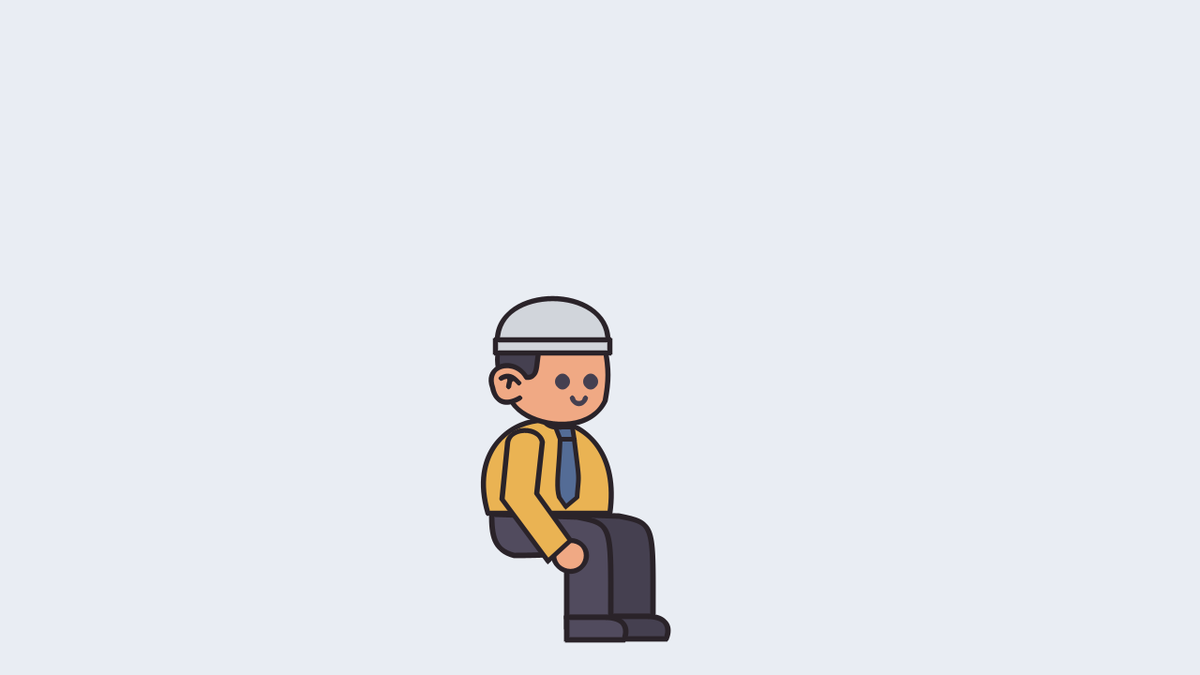
Frame 1 (no input)
Frame 60 (the mouse pressed at the canvas centre just before this capture): identical to frame 1, image omitted
Frame 120 (the mouse held since frame 60 and released just before this capture): identical to frame 1, image omitted

The Processing sketch that drew this single still picture (run headless with seeded random() and noise(); from frame 60 on, the mouse is pressed at the canvas centre):

// Processing sketch: Test
// ── Test.pde
int[] colorPalette = {#2a2329,#454050, #f0a984, #752438, #a8d9fe, #d0dac0, #af908c, #514b5e, #7eb0ce,
                      #deeafa, #56ad7a, #eab353, #233f71, #546c96, #e9edf3, #d1d5db, #83858b}; 
float eyeWidth = 14, eyeHeight = 15;

//Pak Yanto
float headRot_Y = 0, torsoRot_Y = 0, handRotLeft_Y = 0, handRotRight_Y = 0, legRot_Y = 0;

void setup()
{
  size(1280, 720);
  smooth(8);  
  frameRate(60);
  strokeWeight(3.5);
  hint(ENABLE_STROKE_PURE);
  strokeCap(ROUND);
}

void draw()
{
  background(colorPalette[14]);
  drawYanto(0, 60, "sitting");
  filter(ERODE);
}
void drawYanto(float x, float y, String stance)
{
  pushMatrix();
  translate(x, y);

  if (stance.toLowerCase().equals("sitting"))
  {
    drawArmBent(585, 410, -1, 0.9, handRotRight_Y, colorPalette[11], colorPalette[2]);
    drawLegBent(600, 465, -1.1, 1.1, 0, colorPalette[1], colorPalette[5]);
    drawLegBent(555, 466, -1.1, 1.1, 0, colorPalette[7], colorPalette[5]);
  } 
  else if (stance.toLowerCase().equals("standing"))
  {
    drawArmStraight(585, 410, -1, 0.9, handRotLeft_Y, colorPalette[11], colorPalette[2]);
    drawLegStraight(575, 465, -1.1, 1.1, -legRot_Y, colorPalette[1], colorPalette[5]);
    drawLegStraight(620, 466, -1.1, 1.1, legRot_Y, colorPalette[7], colorPalette[5]);
  }

  drawTorsoShirt(590, 415, -1, 1, torsoRot_Y);

  drawHeadYanto(590, 428, -1, 1, -headRot_Y);

  if(stance.toLowerCase().equals("sitting"))
  {
    drawArmBent(560, 395, -1.2, 1.1, handRotLeft_Y, colorPalette[11], colorPalette[2]);
  }
  else if(stance.toLowerCase().equals("standing"))
  {
    drawArmStraight(560, 395, -1.2, 1.1, handRotLeft_Y, colorPalette[11], colorPalette[2]);
  }
  
  popMatrix();
}

void drawHeadYanto(float x, float y, float xScale, float yScale, float angle)
{
  pushMatrix();
  translate(x, y);
  rotate(radians(angle));
  scale(xScale, yScale);

  //Rambut
  fill(colorPalette[1]);
  ellipse(2, -105, 115, 105);

  //Bayangan
  fill(colorPalette[0]);
  noStroke();
  ellipse(-5, -43, 36, 25);

  //Wajah
  createShape();
  beginShape();
  strokeWeight(3.5);
  stroke(colorPalette[0]);
  fill(colorPalette[2]);
  vertex(44, -59);
  bezierVertex(27, -33, -37, -23, -55, -61);
  bezierVertex(-59, -83, -59, -94, -55, -116);
  vertex(-16, -120);
  bezierVertex(35, -137, 5, -84, 29, -86);
  bezierVertex(42, -108, 74, -99, 65, -75);
  bezierVertex(63, -64, 55, -53, 36, -64);
  endShape();
  
  //Peci cap
  fill(colorPalette[15]);
  createShape();
  beginShape();
  vertex(60, -125);
  bezierVertex(60, -185, -58, -185,-58, -125);
  endShape(CLOSE);
  
  //Peci brim
  fill(colorPalette[15]);
  createShape();
  beginShape();
  vertex(-60, -112);
  vertex(62, -112);
  vertex(62, -126);
  vertex(-60, -126);
  endShape(CLOSE);

  //Daun telinga
  createShape();
  beginShape();
  strokeWeight(3.5);
  stroke(colorPalette[0]);
  fill(colorPalette[2]);
  vertex(37, -80);
  bezierVertex(40, -83, 46, -91, 56, -85);
  endShape();

  //Lubang telinga
  createShape();
  beginShape();
  vertex(47, -84);
  bezierVertex(40, -83, 46, -91, 48, -76);
  endShape();

  //Mulut
  noFill();
  stroke(colorPalette[1]);
  //strokeWeight(15);
  pushMatrix();
  translate(-4, 0);
  bezier(-30, -64, -28, -56, -18, -56, -16, -64);
  popMatrix();

  drawCustomEllipse(-40, -81, eyeWidth, eyeHeight, colorPalette[1]);//Mata kiri
  drawCustomEllipse(-10, -81, eyeWidth, eyeHeight, colorPalette[1]);//Mata kanan

  popMatrix();
}
void drawCustomEllipse(float x, float y, float w, float h, int col)
{
  noStroke();
  fill(col);
  ellipse(x, y, w, h);
}
void drawArmStraight(float x, float y, float xScale, float yScale, float angle, int colA, int colB)
{
  pushMatrix();
  translate(x, y);
  rotate(radians(angle));
  scale(xScale, yScale);
  fill(colB);
  stroke(colorPalette[0]);
  strokeWeight(3);
  ellipse(0, 140, 29, 30);

  createShape();
  beginShape();
  fill(colA);
  vertex(-15, 15);
  bezierVertex(-12, 0, 12, 0, 15, 15);
  vertex(20, 70);
  vertex(15, 130);
  vertex(-15, 130);
  vertex(-10, 70);
  endShape(CLOSE);
  popMatrix();
}
void drawArmBent(float x, float y, float xScale, float yScale, float angle, int colA, int colB)
{
  pushMatrix();
  translate(x, y);
  rotate(radians(angle));
  scale(xScale, yScale);
  fill(colB);
  stroke(colorPalette[0]);
  strokeWeight(3);
  ellipse(-40, 125, 29, 30);

  createShape();
  beginShape();
  fill(colA);
  vertex(-15, 15);
  bezierVertex(-12, 0, 12, 0, 15, 15);
  vertex(20, 70);
  vertex(-20, 130);
  vertex(-40, 110);
  vertex(-10, 65);
  endShape(CLOSE);
  popMatrix();
}
void drawLegStraight(float x, float y, float xScale, float yScale, float angle, int colA, int colB)
{
  pushMatrix();
  translate(x, y);
  scale(xScale, yScale);
  rotate(radians(angle));
  createShape();
  beginShape();
  strokeWeight(3.5);
  fill(colB);
  vertex(-15, 155);
  vertex(-15, 165);
  vertex(20, 165);
  vertex(20, 155);
  endShape(CLOSE);

  createShape();
  beginShape();
  strokeWeight(3.5);
  fill(colA);
  vertex(-27, 0);
  vertex(-27, 65);
  vertex(-22, 155);
  vertex(27, 155);
  vertex(27, 155);
  vertex(22, 69);
  vertex(22, 0);
  endShape(CLOSE);

  createShape();
  beginShape();
  strokeWeight(3.5);
  fill(colA);
  vertex(25, 165);
  vertex(-17, 165);
  bezierVertex(-35, 165, -40, 175, -35, 187);
  vertex(25, 187);

  endShape(CLOSE);

  popMatrix();
}
void drawLegBent(float x, float y, float xScale, float yScale, float angle, int colA, int colB)
{
  pushMatrix();
  translate(x, y);
  scale(xScale, yScale);
  rotate(radians(angle));

  createShape();
  beginShape();
  strokeWeight(3.5);
  fill(colB);
  vertex(-80, 120);
  vertex(-80, 130);
  vertex(-45, 130);
  vertex(-45, 120);
  endShape(CLOSE);

  createShape();
  beginShape();
  strokeWeight(3.5);
  fill(colA);
  vertex(28, 20);
  vertex(-55, 23);
  bezierVertex(-90, 30, -88, 30,-88, 120);
  vertex(-45, 120);
  vertex(-45, 75);
  bezierVertex(-45, 55, -42, 60, 6, 60);
  bezierVertex(26, 55, 28, 40, 28, 20);
  endShape();

  createShape();
  beginShape();
  strokeWeight(3.5);
  fill(colA);
  vertex(-45, 120);
  vertex(-82, 120);
  bezierVertex(-100, 120, -105, 130, -100, 142);
  vertex(-45, 142);

  endShape(CLOSE);

  popMatrix();
}
void drawTorsoShirt(float x, float y, float xScale, float yScale, float angle)
{
  pushMatrix();
  translate(x, y);
  rotate(radians(angle));
  scale(xScale, yScale);
  //Badan
  createShape();
  beginShape();
  strokeWeight(3.5);
  stroke(colorPalette[0]);
  fill(colorPalette[11]);
  vertex(-60, 72);
  bezierVertex(-80, -68, 107, -53, 70, 72);
  endShape(CLOSE);

  //Dasi
  createShape();
  beginShape();
  strokeWeight(3);
  fill(colorPalette[13]);
  vertex(-25, 55);
  bezierVertex(-27, 28, -28, 42, -22, -7);
  vertex(-7, -7);
  bezierVertex(-6, 25, -2, 42, -6, 55);
  vertex(-13, 65);
  endShape(CLOSE);

  strokeCap(ROUND);
  createShape();
  beginShape();
  stroke(colorPalette[0]);
  fill(colorPalette[13]);
  vertex(-22, -7);
  vertex(-7, -7);
  vertex(-2, -20);
  vertex(-20, -20);
  endShape(CLOSE);

  popMatrix();
}
